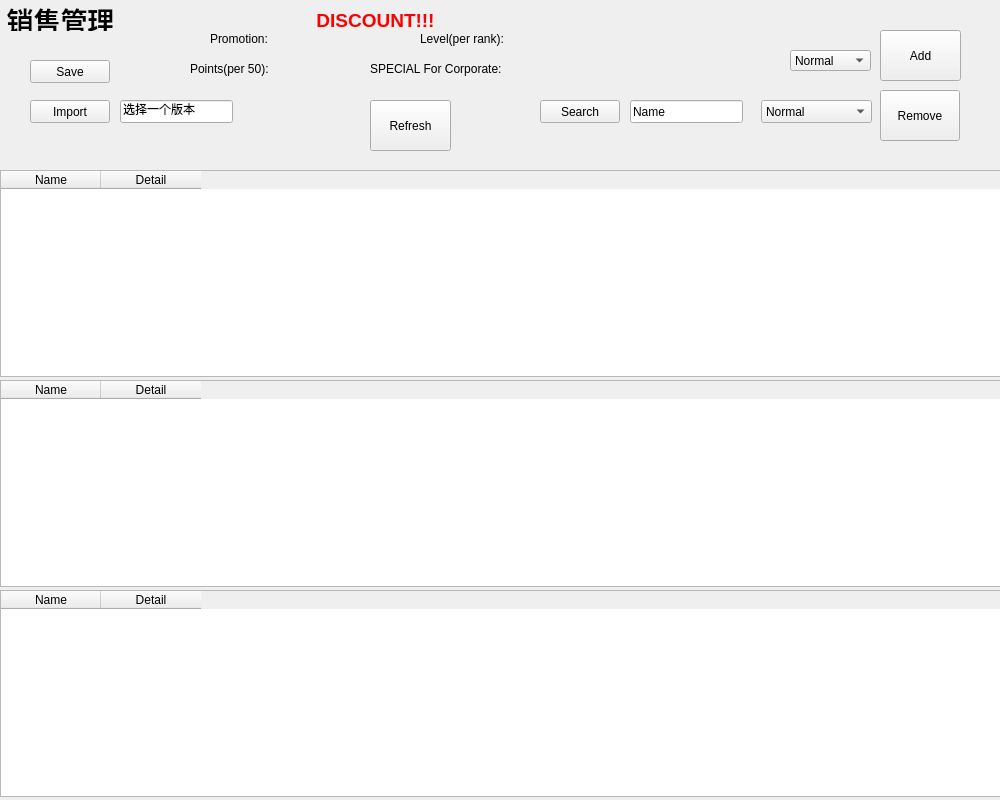
<?xml version="1.0" encoding="UTF-8"?>
<ui version="4.0">
 <class>PGSale</class>
 <widget class="QWidget" name="PGSale">
  <property name="geometry">
   <rect>
    <x>0</x>
    <y>0</y>
    <width>1000</width>
    <height>800</height>
   </rect>
  </property>
  <property name="minimumSize">
   <size>
    <width>1000</width>
    <height>800</height>
   </size>
  </property>
  <property name="windowTitle">
   <string>Form</string>
  </property>
  <widget class="QTableWidget" name="tableWidgetNor">
   <property name="geometry">
    <rect>
     <x>0</x>
     <y>170</y>
     <width>1001</width>
     <height>207</height>
    </rect>
   </property>
   <column>
    <property name="text">
     <string>Name</string>
    </property>
   </column>
   <column>
    <property name="text">
     <string>Detail</string>
    </property>
   </column>
  </widget>
  <widget class="QTableWidget" name="tableWidgetInd">
   <property name="geometry">
    <rect>
     <x>0</x>
     <y>380</y>
     <width>1001</width>
     <height>207</height>
    </rect>
   </property>
   <column>
    <property name="text">
     <string>Name</string>
    </property>
   </column>
   <column>
    <property name="text">
     <string>Detail</string>
    </property>
   </column>
  </widget>
  <widget class="QTableWidget" name="tableWidgetCor">
   <property name="geometry">
    <rect>
     <x>0</x>
     <y>590</y>
     <width>1001</width>
     <height>207</height>
    </rect>
   </property>
   <column>
    <property name="text">
     <string>Name</string>
    </property>
   </column>
   <column>
    <property name="text">
     <string>Detail</string>
    </property>
   </column>
  </widget>
  <widget class="QPushButton" name="PBAdd">
   <property name="geometry">
    <rect>
     <x>880</x>
     <y>30</y>
     <width>81</width>
     <height>51</height>
    </rect>
   </property>
   <property name="text">
    <string>Add</string>
   </property>
  </widget>
  <widget class="QComboBox" name="selectBox">
   <property name="geometry">
    <rect>
     <x>790</x>
     <y>50</y>
     <width>81</width>
     <height>21</height>
    </rect>
   </property>
   <item>
    <property name="text">
     <string>Normal</string>
    </property>
   </item>
   <item>
    <property name="text">
     <string>Member</string>
    </property>
   </item>
  </widget>
  <widget class="QLineEdit" name="lineSearch">
   <property name="geometry">
    <rect>
     <x>630</x>
     <y>100</y>
     <width>113</width>
     <height>23</height>
    </rect>
   </property>
   <property name="text">
    <string>Name</string>
   </property>
  </widget>
  <widget class="QComboBox" name="selectTypeBox">
   <property name="geometry">
    <rect>
     <x>761</x>
     <y>100</y>
     <width>111</width>
     <height>23</height>
    </rect>
   </property>
   <item>
    <property name="text">
     <string>Normal</string>
    </property>
   </item>
   <item>
    <property name="text">
     <string>Individual</string>
    </property>
   </item>
   <item>
    <property name="text">
     <string>Corporate</string>
    </property>
   </item>
  </widget>
  <widget class="QPushButton" name="PBRemove">
   <property name="geometry">
    <rect>
     <x>880</x>
     <y>90</y>
     <width>80</width>
     <height>51</height>
    </rect>
   </property>
   <property name="text">
    <string>Remove</string>
   </property>
  </widget>
  <widget class="QPushButton" name="PBSearch">
   <property name="geometry">
    <rect>
     <x>540</x>
     <y>100</y>
     <width>80</width>
     <height>23</height>
    </rect>
   </property>
   <property name="text">
    <string>Search</string>
   </property>
  </widget>
  <widget class="QPushButton" name="PBSave">
   <property name="geometry">
    <rect>
     <x>30</x>
     <y>60</y>
     <width>80</width>
     <height>23</height>
    </rect>
   </property>
   <property name="text">
    <string>Save</string>
   </property>
  </widget>
  <widget class="QPushButton" name="PBImport">
   <property name="geometry">
    <rect>
     <x>30</x>
     <y>100</y>
     <width>80</width>
     <height>23</height>
    </rect>
   </property>
   <property name="text">
    <string>Import</string>
   </property>
  </widget>
  <widget class="QLineEdit" name="lineVersion">
   <property name="geometry">
    <rect>
     <x>120</x>
     <y>100</y>
     <width>113</width>
     <height>23</height>
    </rect>
   </property>
   <property name="text">
    <string>选择一个版本</string>
   </property>
  </widget>
  <widget class="QPushButton" name="PBRefresh">
   <property name="geometry">
    <rect>
     <x>370</x>
     <y>100</y>
     <width>81</width>
     <height>51</height>
    </rect>
   </property>
   <property name="text">
    <string>Refresh</string>
   </property>
  </widget>
  <widget class="QWidget" name="layoutWidget">
   <property name="geometry">
    <rect>
     <x>210</x>
     <y>30</y>
     <width>125</width>
     <height>17</height>
    </rect>
   </property>
   <layout class="QHBoxLayout" name="horizontalLayout">
    <item>
     <widget class="QLabel" name="label">
      <property name="text">
       <string>Promotion:</string>
      </property>
     </widget>
    </item>
    <item>
     <widget class="QLabel" name="discountLabel1">
      <property name="text">
       <string/>
      </property>
     </widget>
    </item>
   </layout>
  </widget>
  <widget class="QWidget" name="layoutWidget">
   <property name="geometry">
    <rect>
     <x>190</x>
     <y>60</y>
     <width>145</width>
     <height>17</height>
    </rect>
   </property>
   <layout class="QHBoxLayout" name="horizontalLayout_2">
    <item>
     <widget class="QLabel" name="label_2">
      <property name="text">
       <string>Points(per 50):</string>
      </property>
     </widget>
    </item>
    <item>
     <widget class="QLabel" name="discountLabel2">
      <property name="text">
       <string/>
      </property>
     </widget>
    </item>
   </layout>
  </widget>
  <widget class="QWidget" name="layoutWidget">
   <property name="geometry">
    <rect>
     <x>420</x>
     <y>30</y>
     <width>151</width>
     <height>17</height>
    </rect>
   </property>
   <layout class="QHBoxLayout" name="horizontalLayout_3">
    <item>
     <widget class="QLabel" name="label_3">
      <property name="text">
       <string>Level(per rank):</string>
      </property>
     </widget>
    </item>
    <item>
     <widget class="QLabel" name="discountLabel3">
      <property name="text">
       <string/>
      </property>
     </widget>
    </item>
   </layout>
  </widget>
  <widget class="QWidget" name="layoutWidget">
   <property name="geometry">
    <rect>
     <x>370</x>
     <y>60</y>
     <width>198</width>
     <height>17</height>
    </rect>
   </property>
   <layout class="QHBoxLayout" name="horizontalLayout_4">
    <item>
     <widget class="QLabel" name="label_4">
      <property name="text">
       <string>SPECIAL For Corporate:</string>
      </property>
     </widget>
    </item>
    <item>
     <widget class="QLabel" name="discountLabel4">
      <property name="text">
       <string/>
      </property>
     </widget>
    </item>
   </layout>
  </widget>
  <widget class="QLabel" name="label_5">
   <property name="geometry">
    <rect>
     <x>310</x>
     <y>0</y>
     <width>131</width>
     <height>41</height>
    </rect>
   </property>
   <property name="text">
    <string>&lt;html&gt;&lt;head/&gt;&lt;body&gt;&lt;p align=&quot;center&quot;&gt;&lt;span style=&quot; font-size:14pt; font-weight:700; color:#ff0000;&quot;&gt;DISCOUNT!!!&lt;/span&gt;&lt;/p&gt;&lt;/body&gt;&lt;/html&gt;</string>
   </property>
  </widget>
  <widget class="QLabel" name="label_6">
   <property name="geometry">
    <rect>
     <x>0</x>
     <y>0</y>
     <width>121</width>
     <height>31</height>
    </rect>
   </property>
   <property name="text">
    <string>&lt;html&gt;&lt;head/&gt;&lt;body&gt;&lt;p align=&quot;center&quot;&gt;&lt;span style=&quot; font-size:20pt; font-weight:700;&quot;&gt;销售管理&lt;/span&gt;&lt;/p&gt;&lt;/body&gt;&lt;/html&gt;</string>
   </property>
  </widget>
 </widget>
 <resources/>
 <connections/>
</ui>
